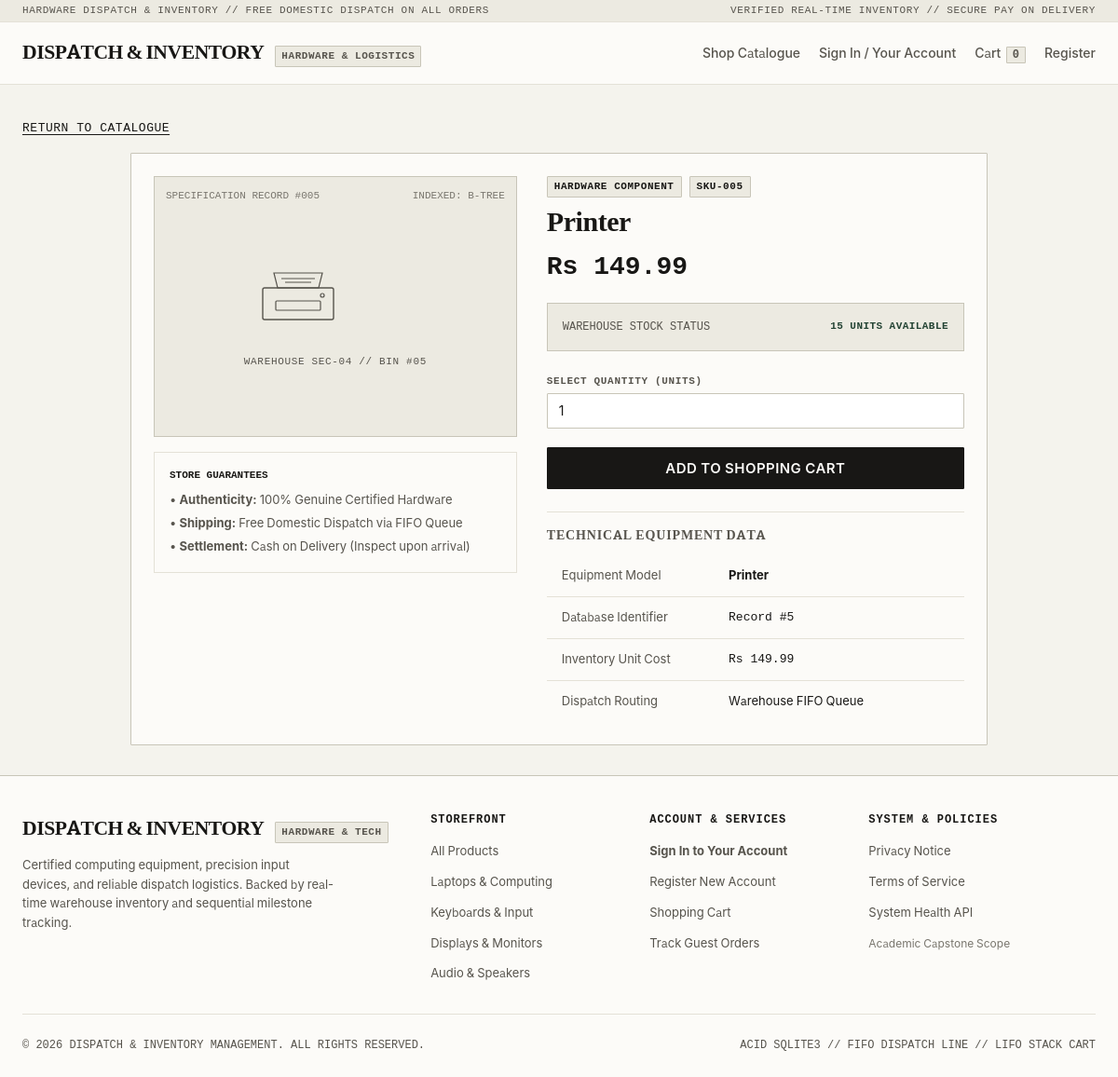
/product/5, run on the app's committed database.
### tables this page shows
CREATE TABLE Products(
           Product_id INTEGER PRIMARY KEY AUTOINCREMENT,
           Name TEXT NOT NULL,
           Price REAL NOT NULL CHECK(Price>0),
           Stock INTEGER CHECK(Stock>=0)
           );

### app.py (the view)
@app.route('/product/<int:product_id>')
def product_detail(product_id):
    product = store.get_product_by_id(product_id, conn=g.db)
    if not product:
        abort(404, description=f"Product #{product_id} not found in catalog.")
    cart_stack = get_cart_stack()
    current_in_cart = sum(item['quantity'] for item in cart_stack.item if item['id'] == product_id)
    return render_template(
        'product_detail.html',
        product=product,
        current_in_cart=current_in_cart
    )

### algorithm.py (called while the page is built)
def binary_search_by_id(sorted_products, target_id):
    low = 0
    high = len(sorted_products) - 1
    while low <= high:
        mid = (low + high) // 2
        mid_id = sorted_products[mid]['id']
        if mid_id == target_id:
            return sorted_products[mid]
        elif mid_id < target_id:
            low = mid + 1
        else:
            high = mid - 1
    return None

### app.py (called while the page is built)
@app.before_request
def before_request():
    g.db = database.get_db_connection(app.config['DATABASE_PATH'])
    if 'csrf_token' not in session:
        session['csrf_token'] = secrets.token_hex(24)
    if 'cart' not in session:
        session['cart'] = []
    if request.method == 'POST':
        submitted_token = request.form.get('csrf_token')
        expected_token = session.get('csrf_token')
        if not submitted_token or submitted_token != expected_token:
            abort(400, description="Invalid or missing CSRF token. Please refresh and try again.")

@app.teardown_appcontext
def teardown_db(exception=None):
    db = g.pop('db', None)
    if db is not None:
        db.close()

@app.context_processor
def inject_global_template_vars():
    cart = session.get('cart', [])
    cart_count = sum(item.get('quantity', 0) for item in cart)
    return {
        'cart_count': cart_count,
        'current_user_name': session.get('user_name'),
        'current_user_role': session.get('user_role')
    }

def get_cart_stack() -> CreateStack:
    cart_stack = CreateStack()
    for item in session.get('cart', []):
        cart_stack.push(item)
    return cart_stack

### database.py (called while the page is built)
def get_db_connection(db_path: str = None) -> sqlite3.Connection:
    target_path = db_path or os.getenv("DATABASE_PATH", DEFAULT_DB_PATH)
    conn = sqlite3.connect(target_path)
    conn.execute("PRAGMA foreign_keys = ON;")
    conn.row_factory = sqlite3.Row
    return conn

### store.py (called while the page is built)
    def get_product_by_id(self, product_id: int, conn: sqlite3.Connection = None) -> dict:
        products = self.get_all_products(conn)
        return binary_search_by_id(products, product_id)

### templates/product_detail.html (shortened to what this page needs)
{% extends "base.html" %}
{% from "product_schematic.html" import render_schematic %}
{% block content %}
<div style="margin-bottom:var(--space-4);">
  <a href="/" style="font-family:var(--font-mono); font-size:0.8125rem; letter-spacing:0.04em; text-transform:uppercase;">
    Return to Catalogue
  </a>
</div>
<div class="panel" style="max-width:920px; margin:0 auto;">
  <div style="display:grid; grid-template-columns:1fr 1.15fr; gap:var(--space-8); align-items:flex-start;">
    <div>
      <div style="border:1px solid var(--border-medium); background-color:var(--bg-subtle); padding:var(--space-8) var(--space-6); display:flex; flex-direction:column; align-items:center; justify-content:center; position:relative; min-height:280px; margin-bottom:var(--space-4);">
        <div style="position:absolute; top:var(--space-3); left:var(--space-3); font-family:var(--font-mono); font-size:0.6875rem; color:var(--text-subtle);">
          SPECIFICATION RECORD #{{ "%03d"|format(product.id) }}
        </div>
        <div style="position:absolute; top:var(--space-3); right:var(--space-3); font-family:var(--font-mono); font-size:0.6875rem; color:var(--text-subtle);">
          INDEXED: B-TREE
        </div>
        <div style="width:100%; max-width:200px; margin:var(--space-4) 0;">
        </div>
        <div style="font-family:var(--font-mono); font-size:0.6875rem; color:var(--text-muted); text-transform:uppercase; letter-spacing:0.06em;">
          WAREHOUSE SEC-04 // BIN #{{ "%02d"|format(product.id) }}
        </div>
      </div>
      <div style="border:1px solid var(--border-light); background-color:var(--bg-surface); padding:var(--space-4); font-size:0.8125rem; line-height:1.6;">
        <div style="font-family:var(--font-mono); font-size:0.6875rem; font-weight:700; text-transform:uppercase; color:var(--text-main); margin-bottom:var(--space-2);">
          Store Guarantees
        </div>
        <div style="color:var(--text-muted); margin-bottom:var(--space-1);">&bull; <strong>Authenticity:</strong> 100% Genuine Certified Hardware</div>
        <div style="color:var(--text-muted); margin-bottom:var(--space-1);">&bull; <strong>Shipping:</strong> Free Domestic Dispatch via FIFO Queue</div>
        <div style="color:var(--text-muted);">&bull; <strong>Settlement:</strong> Cash on Delivery (Inspect upon arrival)</div>
      </div>
    </div>
    <div>
      <div style="display:flex; gap:var(--space-2); margin-bottom:var(--space-2);">
        <span class="badge">HARDWARE COMPONENT</span>
        <span class="badge">SKU-{{ "%03d"|format(product.id) }}</span>
      </div>
      <h1 style="font-size:1.875rem; margin-bottom:var(--space-2);">{{ product.name }}</h1>
      <div style="font-family:var(--font-mono); font-size:1.75rem; font-weight:700; margin-bottom:var(--space-4); color:var(--text-main);">
        Rs {{ "%.2f"|format(product.price) }}
      </div>
      <div style="margin-bottom:var(--space-6); padding:var(--space-4); background-color:var(--bg-subtle); border:1px solid var(--border-medium);">
        <div style="display:flex; justify-content:space-between; align-items:center;">
          <span style="font-family:var(--font-mono); font-size:0.75rem; text-transform:uppercase; color:var(--text-muted);">
            Warehouse Stock Status
          </span>
          {% if product.stock > 0 %}
            <span class="stock-tag stock-available">{{ product.stock }} units available</span>
          {% else %}
            <span class="stock-tag stock-out">Out of stock</span>
          {% endif %}
        </div>
      </div>
      {% if product.stock > 0 %}
        <form method="POST" action="/cart/add">
          <div class="form-group" style="margin-bottom:var(--space-5);">
            <label for="quantity">Select Quantity (Units)</label>
            <input type="number" id="quantity" name="quantity" class="form-control"
                   min="1" max="{{ product.stock - current_in_cart }}" value="1" required
                   {% if product.stock - current_in_cart <= 0 %}disabled{% endif %}>
          </div>
          <button type="submit" class="btn btn-primary" style="width:100%; padding:var(--space-3); font-size:0.9375rem;"
                  {% if product.stock - current_in_cart <= 0 %}disabled{% endif %}>
            Add to Shopping Cart
          </button>
        </form>
      {% else %}
        <button class="btn btn-secondary" style="width:100%; opacity:0.5; cursor:not-allowed;" disabled>
          Temporarily Out of Stock
        </button>
      {% endif %}
      <div style="margin-top:var(--space-6); padding-top:var(--space-4); border-top:1px solid var(--border-light);">
        <h3 style="font-size:0.875rem; text-transform:uppercase; letter-spacing:0.06em; color:var(--text-muted); margin-bottom:var(--space-3);">
          Technical Equipment Data
        </h3>
        <table style="font-size:0.8125rem;">
          <tbody>
            <tr>
              <td style="color:var(--text-muted); width:40%;">Equipment Model</td>
              <td><strong>{{ product.name }}</strong></td>
            </tr>
            <tr>
              <td style="color:var(--text-muted);">Database Identifier</td>
              <td style="font-family:var(--font-mono);">Record #{{ product.id }}</td>
            </tr>
            <tr>
              <td style="color:var(--text-muted);">Inventory Unit Cost</td>
              <td style="font-family:var(--font-mono);">Rs {{ "%.2f"|format(product.price) }}</td>
            </tr>
            <tr>
              <td style="color:var(--text-muted);">Dispatch Routing</td>
              <td>Warehouse FIFO Queue</td>
            </tr>
          </tbody>
        </table>
      </div>
    </div>
  </div>
</div>
{% endblock %}

### static/css/style.css (style rules this page uses)
:root { --bg-canvas: #f4f3ed; --bg-surface: #fcfbf8; --bg-surface-elevated: #ffffff; --bg-subtle: #eceae1; --bg-muted: #e2dfd4; --bg-dark: #181715; --text-main: #181715; --text-muted: #57544d; --text-subtle: #79766e; --text-inverse: #fcfbf8; --border-light: #e4e1d7; --border-medium: #c8c5b8; --border-strong: #181715; --accent-dispatch: #9a3412; --accent-inventory: #234333; --accent-info: #1f374a; --accent-warn: #854d0e; --accent-alert: #991b1b; --font-heading: 'Bitter', Georgia, 'Times New Roman', serif; --font-body: 'IBM Plex Sans', -apple-system, BlinkMacSystemFont, 'Segoe UI', Roboto, sans-serif; --font-mono: 'SFMono-Regular', Consolas, 'Liberation Mono', Menlo, monospace; --space-1: 4px; --space-2: 8px; --space-3: 12px; --space-4: 16px; --space-5: 20px; --space-6: 24px; --space-8: 32px; --space-10: 40px; --space-12: 48px; --space-16: 64px; --radius-xs: 1px; --radius-sm: 2px; --radius-md: 3px; }
*, *::before, *::after { box-sizing: border-box; margin: 0; padding: 0; }
html { font-size: 16px; -webkit-font-smoothing: antialiased; -moz-osx-font-smoothing: grayscale; background-color: var(--bg-canvas); }
body { font-family: var(--font-body); color: var(--text-main); background-color: var(--bg-canvas); line-height: 1.55; min-height: 100vh; display: flex; flex-direction: column; }
h1, h2, h3, h4 { font-family: var(--font-heading); color: var(--text-main); font-weight: 700; line-height: 1.25; letter-spacing: -0.015em; }
h1 { font-size: 2rem; }
h3 { font-size: 1.1875rem; }
a { color: var(--text-main); text-decoration: underline; text-underline-offset: 3px; text-decoration-thickness: 1px; transition: color 0.15s ease; }
.form-group { display: flex; flex-direction: column; gap: var(--space-1); }
.form-group label { font-family: var(--font-mono); font-size: 0.6875rem; font-weight: 600; text-transform: uppercase; letter-spacing: 0.06em; color: var(--text-muted); }
.form-control { font-family: var(--font-body); font-size: 0.875rem; padding: var(--space-2) var(--space-3); border: 1px solid var(--border-medium); border-radius: var(--radius-xs); background-color: var(--bg-surface-elevated); color: var(--text-main); min-height: 38px; transition: border-color 0.15s ease; }
.btn { font-family: var(--font-body); font-size: 0.8125rem; font-weight: 600; letter-spacing: 0.03em; text-transform: uppercase; padding: var(--space-2) var(--space-4); border: 1px solid var(--border-strong); border-radius: var(--radius-xs); cursor: pointer; display: inline-flex; align-items: center; justify-content: center; gap: var(--space-2); text-decoration: none; min-height: 38px; transition: background-color 0.15s ease, color 0.15s ease, border-color 0.15s ease; }
.btn-primary { background-color: var(--text-main); color: var(--text-inverse); border-color: var(--text-main); }
.stock-tag { font-family: var(--font-mono); font-size: 0.6875rem; font-weight: 600; letter-spacing: 0.04em; text-transform: uppercase; }
.stock-available { color: var(--accent-inventory); }
table { width: 100%; border-collapse: collapse; text-align: left; font-size: 0.875rem; }
th, td { padding: var(--space-3) var(--space-4); border-bottom: 1px solid var(--border-light); }
tr:last-child td { border-bottom: none; }
.badge { display: inline-block; font-family: var(--font-mono); font-size: 0.6875rem; font-weight: 700; text-transform: uppercase; letter-spacing: 0.05em; padding: 2px 7px; border-radius: var(--radius-xs); border: 1px solid var(--border-medium); background-color: var(--bg-subtle); color: var(--text-main); }
.panel { background-color: var(--bg-surface); border: 1px solid var(--border-medium); border-radius: var(--radius-xs); padding: var(--space-6); margin-bottom: var(--space-6); }

### data on the page
Products: name "Printer", price "149.99", stock "15", quantity "1"

### other printed values
{{ cart_count|default(0) }} "0"
{{ "%03d"|format(product.id) }} "005"
{{ "%02d"|format(product.id) }} "05"
{{ product.id }} "5"
